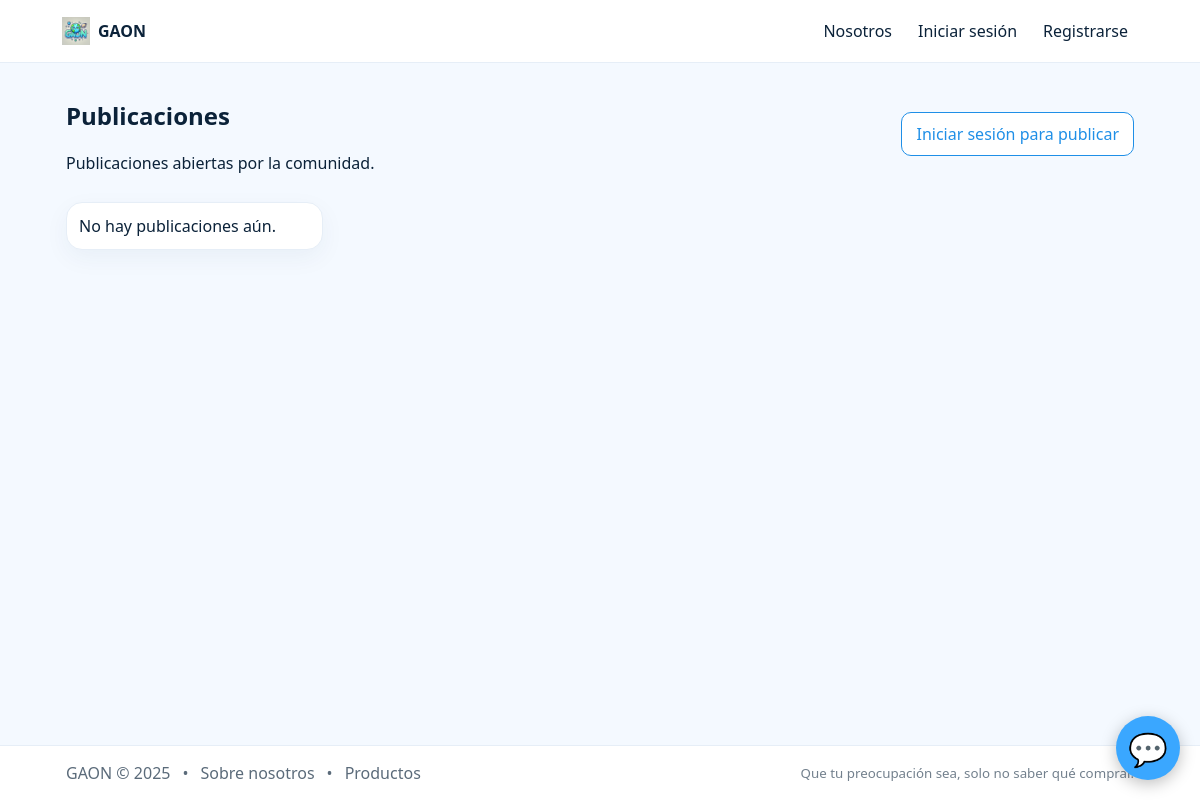
Page /foro/posts/ on the earlier database version.
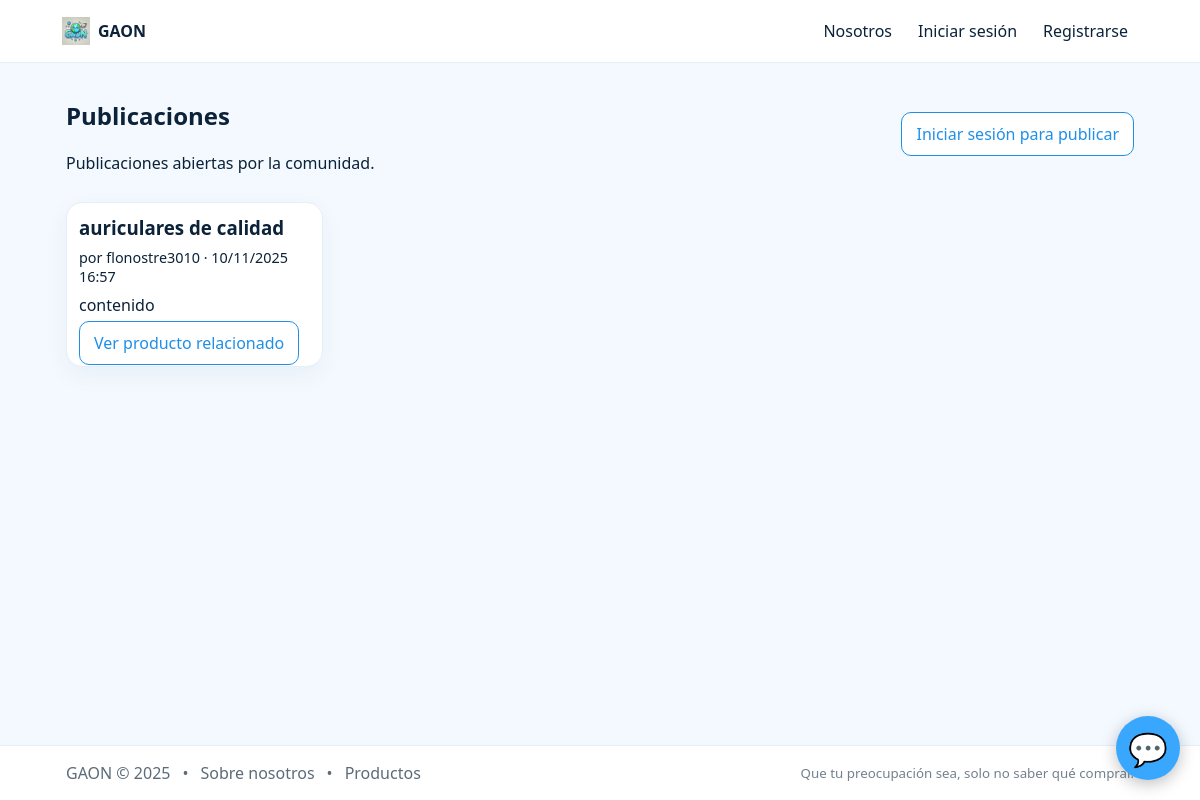
Same page on the later database version.
### foro/models.py (models this page shows, shortened)
class Post(models.Model):
    titulo = models.CharField(max_length=255)
    contenido = models.TextField()
    autor = models.ForeignKey(settings.AUTH_USER_MODEL, on_delete=models.CASCADE)
    producto = models.ForeignKey(Product, on_delete=models.SET_NULL, null=True, blank=True)
    creado_en = models.DateTimeField(auto_now_add=True)
    actualizado_en = models.DateTimeField(auto_now=True)

### users/models.py (models this page shows)
class CustomUser(AbstractUser):
    telefono = models.CharField(max_length=20, blank=True)
    rol = models.CharField(max_length=20, choices=[('cliente','Cliente'),('admin','Administrador')], default='cliente')
    def __str__(self):
        return self.username

### foro/web_views.py (the view)
# urls.py: path('posts/', posts_list, name='posts'),
def posts_list(request):
    qs = Post.objects.select_related('autor', 'producto').order_by('-creado_en')
    paginator = Paginator(qs, 12)
    page_obj = paginator.get_page(request.GET.get('page') or 1)
    return render(request, 'foro/posts_list.html', {'page_obj': page_obj})

### templates/foro/posts_list.html (shortened to what this page needs)
{% extends 'base.html' %}
{% block content %}
<section class="section">
  <div style="display:flex;justify-content:space-between;align-items:center;gap:12px;">
    <div>
      <h1>Publicaciones</h1>
      <p class="text-muted">Publicaciones abiertas por la comunidad.</p>
    </div>
    {% if request.user.is_authenticated %}
      <a class="btn" href="{% url 'foro:post-create' %}">Crear publicación</a>
    {% else %}
      <a class="btn outline" href="/login/">Iniciar sesión para publicar</a>
    {% endif %}
  </div>
  <div class="grid" style="margin-top:12px">
    {% for p in page_obj %}
      <div class="card pad">
        <h3 style="margin:0 0 8px"><a href="{% url 'foro:post-detail' p.id %}">{{ p.titulo }}</a></h3>
        <div class="text-muted" style="font-size:.9rem">por {{ p.autor }} · {{ p.creado_en|date:"SHORT_DATETIME_FORMAT" }}</div>
        <p style="margin-top:8px">{{ p.contenido|truncatechars:180 }}</p>
        {% if p.producto %}
          <a class="btn outline" href="/products/{{ p.producto.id }}/">Ver producto relacionado</a>
        {% endif %}
      </div>
    {% empty %}
      <div class="card pad">No hay publicaciones aún.</div>
    {% endfor %}
  </div>
</section>
{% endblock %}

Differences in the rows shown:
added Post: titulo "auriculares de calidad", autor "flonostre3010", creado_en "10/11/2025 16:57", contenido "contenido"
Other differences:
text no longer shown: "No hay publicaciones aún."
